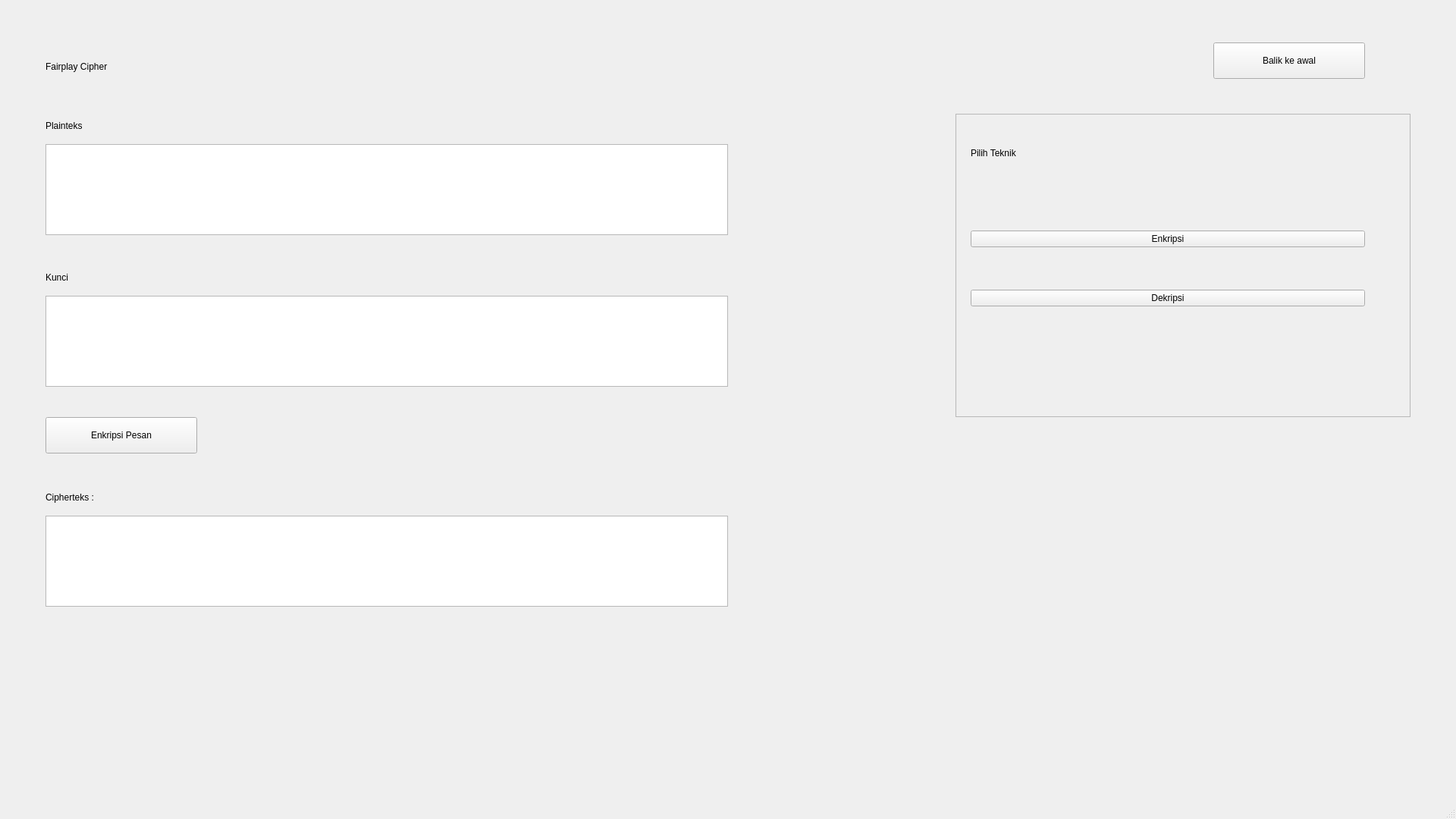
<?xml version="1.0" encoding="UTF-8"?>
<ui version="4.0">
 <class>MainWindow</class>
 <widget class="QMainWindow" name="MainWindow">
  <property name="geometry">
   <rect>
    <x>0</x>
    <y>0</y>
    <width>1920</width>
    <height>1080</height>
   </rect>
  </property>
  <property name="windowTitle">
   <string>MainWindow</string>
  </property>
  <widget class="QWidget" name="centralwidget">
   <widget class="QLabel" name="resultText">
    <property name="geometry">
     <rect>
      <x>60</x>
      <y>640</y>
      <width>900</width>
      <height>32</height>
     </rect>
    </property>
    <property name="styleSheet">
     <string notr="true">font: 63 12pt &quot;Poppins SemiBold&quot;;</string>
    </property>
    <property name="text">
     <string>Cipherteks :</string>
    </property>
   </widget>
   <widget class="QTextBrowser" name="results">
    <property name="geometry">
     <rect>
      <x>60</x>
      <y>680</y>
      <width>900</width>
      <height>120</height>
     </rect>
    </property>
    <property name="styleSheet">
     <string notr="true">font: 57 8pt &quot;Poppins Medium&quot;;</string>
    </property>
    <property name="text" stdset="0">
     <string/>
    </property>
   </widget>
   <widget class="QPushButton" name="generateButton">
    <property name="geometry">
     <rect>
      <x>60</x>
      <y>550</y>
      <width>200</width>
      <height>48</height>
     </rect>
    </property>
    <property name="text">
     <string>Enkripsi Pesan</string>
    </property>
   </widget>
   <widget class="QTextEdit" name="key_input">
    <property name="geometry">
     <rect>
      <x>60</x>
      <y>390</y>
      <width>900</width>
      <height>120</height>
     </rect>
    </property>
   </widget>
   <widget class="QLabel" name="label_2">
    <property name="geometry">
     <rect>
      <x>60</x>
      <y>56</y>
      <width>900</width>
      <height>64</height>
     </rect>
    </property>
    <property name="styleSheet">
     <string notr="true">font: 63 20pt &quot;Poppins SemiBold&quot;;</string>
    </property>
    <property name="text">
     <string>Fairplay Cipher</string>
    </property>
   </widget>
   <widget class="QPushButton" name="backButton">
    <property name="geometry">
     <rect>
      <x>1600</x>
      <y>56</y>
      <width>200</width>
      <height>48</height>
     </rect>
    </property>
    <property name="text">
     <string>Balik ke awal</string>
    </property>
   </widget>
   <widget class="QLabel" name="text_label">
    <property name="geometry">
     <rect>
      <x>60</x>
      <y>150</y>
      <width>900</width>
      <height>32</height>
     </rect>
    </property>
    <property name="styleSheet">
     <string notr="true">font: 63 12pt &quot;Poppins SemiBold&quot;;</string>
    </property>
    <property name="text">
     <string>Plainteks</string>
    </property>
   </widget>
   <widget class="QFrame" name="frame">
    <property name="geometry">
     <rect>
      <x>1260</x>
      <y>150</y>
      <width>600</width>
      <height>400</height>
     </rect>
    </property>
    <property name="frameShape">
     <enum>QFrame::StyledPanel</enum>
    </property>
    <property name="frameShadow">
     <enum>QFrame::Raised</enum>
    </property>
    <widget class="QLabel" name="label">
     <property name="geometry">
      <rect>
       <x>20</x>
       <y>20</y>
       <width>520</width>
       <height>64</height>
      </rect>
     </property>
     <property name="styleSheet">
      <string notr="true">font: 63 20pt &quot;Poppins SemiBold&quot;;
qproperty-alignment: AlignCenter;</string>
     </property>
     <property name="text">
      <string>Pilih Teknik</string>
     </property>
    </widget>
    <widget class="QWidget" name="verticalLayoutWidget_2">
     <property name="geometry">
      <rect>
       <x>20</x>
       <y>104</y>
       <width>520</width>
       <height>200</height>
      </rect>
     </property>
     <layout class="QVBoxLayout" name="verticalLayout_2">
      <item>
       <widget class="QPushButton" name="encryptButton">
        <property name="text">
         <string>Enkripsi</string>
        </property>
       </widget>
      </item>
      <item>
       <widget class="QPushButton" name="decryptButton">
        <property name="text">
         <string>Dekripsi</string>
        </property>
       </widget>
      </item>
     </layout>
    </widget>
   </widget>
   <widget class="QTextEdit" name="text_input">
    <property name="geometry">
     <rect>
      <x>60</x>
      <y>190</y>
      <width>900</width>
      <height>120</height>
     </rect>
    </property>
   </widget>
   <widget class="QLabel" name="key_label">
    <property name="geometry">
     <rect>
      <x>60</x>
      <y>350</y>
      <width>900</width>
      <height>32</height>
     </rect>
    </property>
    <property name="styleSheet">
     <string notr="true">font: 63 12pt &quot;Poppins SemiBold&quot;;</string>
    </property>
    <property name="text">
     <string>Kunci</string>
    </property>
   </widget>
  </widget>
  <widget class="QMenuBar" name="menubar">
   <property name="geometry">
    <rect>
     <x>0</x>
     <y>0</y>
     <width>1920</width>
     <height>21</height>
    </rect>
   </property>
  </widget>
  <widget class="QStatusBar" name="statusbar"/>
 </widget>
 <resources/>
 <connections/>
</ui>
